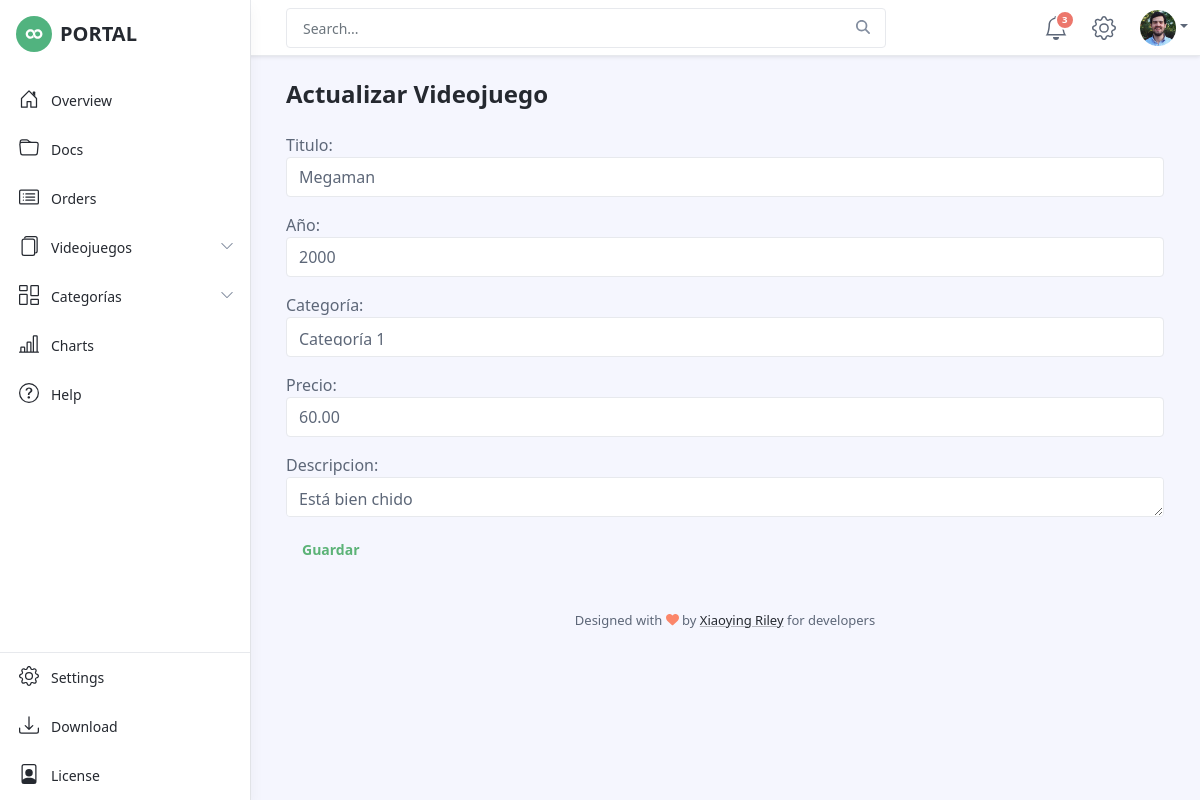
/videojuegos/editar/5, run on the app's committed database.
### videojuego/models.py (models this page shows, shortened)
class VideoJuego(models.Model):
    titulo = models.CharField('Titulo', max_length=50, unique=True)
    anio = models.IntegerField('Año')
    categoria = models.ForeignKey("videojuego.Categoria",
    verbose_name='Categoría',on_delete=models.CASCADE)
    precio = models.DecimalField(max_digits=5, decimal_places=2)
    descripcion = models.CharField('Descripcion',max_length=250,
    null=True, blank=True)

### videojuego/views.py (the view)
class VideoJuegoActualizar(UpdateView):
    model = VideoJuego
    form_class = VideoJuegoForm
    extra_context = {'etiqueta' : 'Actualizar',
    'boton' : 'Guardar'}
    success_url = reverse_lazy('videojuego:lista')

### videojuego/form_videojuego.py
class VideoJuegoForm(forms.ModelForm):
    class Meta:
        model = VideoJuego
        fields = '__all__'

### videojuego/models.py (called while the page is built)
    def __str__(self):
        return self.nombre

### videojuego/templates/videojuego/videojuego_form.html (shortened to what this page needs)
{% extends 'dashboard.html' %}
{% block contenido %}
<h1 class="app-page-title">{{etiqueta}} Videojuego</h1>
    <form method="POST">
        {{form.as_p}}
        <button type="submit" class="btn btn-outline-success">{{boton}}</button>
    </form>
{% endblock contenido %}

### data on the page
VideoJuego: titulo "Megaman", anio "2000", categoria "Categoría 1", precio "60.00", descripcion "Está bien chido"

### other printed values
{{ etiqueta }} "Actualizar"
{{ boton }} "Guardar"
